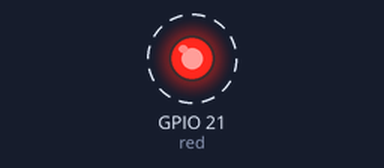
A program run on a simulated Raspberry Pi (BCM pin numbers). Parts: output pins drawn as LEDs (lit = HIGH). Dashed ring = blinking. What the program prints to the terminal is not drawn.

Above: at 0.2 s.
Timing chart, 0 to 3.0 s (numbered marks = the images above):
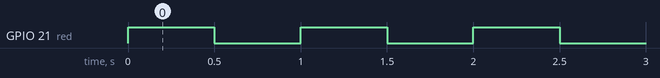

The program:

gpiozero_LED.py
```python
#!/usr/bin/python3
from gpiozero import LED
from time import sleep

red = LED(21)
sleep_speed = 0.5

print("Press Crtl-C to stop the program.")
while True:
	try:
		red.on()
		sleep(sleep_speed)
		red.off()
		sleep(sleep_speed)
	except KeyboardInterrupt:
		print("Stopping program.\n")
		red.close()
		exit()
```

Measured:
- by itself, GPIO 21 (red): alternates HIGH for 0.50 s and LOW for 0.50 s
